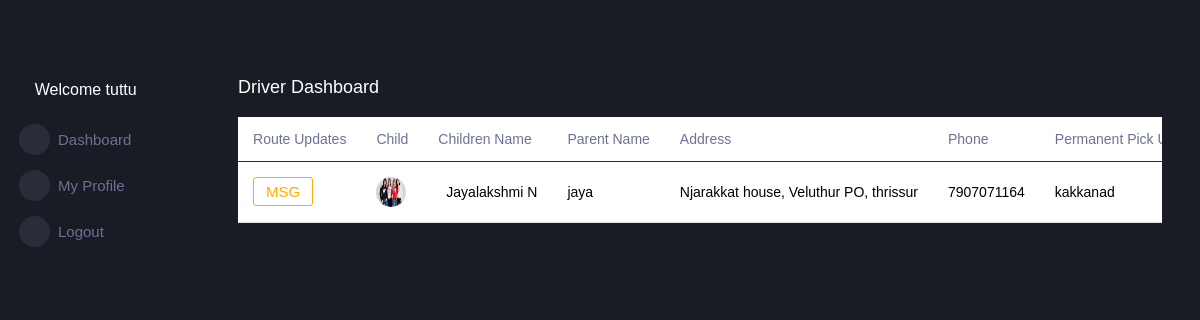
Before: /DriverApp/Assigned_Childrens/ (signed in) with the older database file.
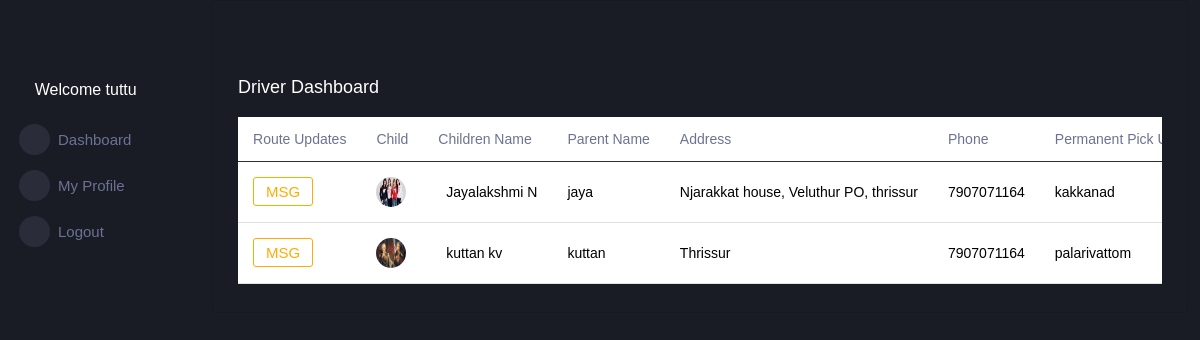
After: the same page with the newer database file.
### CareApp/models.py (models this page shows)
class RegistrationDB(models.Model):
    Id=models.AutoField(primary_key=True)
    Mail=models.EmailField(null=True,blank=True,max_length=30)
    First_Name=models.CharField(null=True,blank=True,max_length=30)
    Last_Name=models.CharField(null=True,blank=True,max_length=30)
    Username=models.CharField(null=True,blank=True,max_length=30,unique=True)
    Parents_Name=models.CharField(null=True,blank=True,max_length=30)
    Phone=models.CharField(null=True,blank=True,max_length=12)
    Address=models.CharField(null=True,blank=True,max_length=100)
    Location=models.CharField(null=True,blank=True,max_length=30)
    Password=models.CharField(null=True,blank=True,max_length=30)
    Pickup_Point=models.CharField(null=True,blank=True,max_length=30)
    Drop_Point=models.CharField(null=True,blank=True,max_length=30)
    Medical_History=models.CharField(null=True,blank=True,max_length=30)
    Alleries=models.CharField(null=True,blank=True,max_length=30)
    Special_Attention=models.CharField(null=True,blank=True,max_length=30)
    Emergency_Procedures=models.CharField(null=True,blank=True,max_length=30)
    Kid_Image=models.ImageField(upload_to="Children Photos",null=True,blank=True)
    driver = models.ForeignKey(Driverdb, on_delete=models.SET_NULL, null=True, blank=True, editable=False)
    Temp_Pickup_Point=models.CharField(null=True,blank=True,max_length=300)
    Temp_Drop_Point=models.CharField(null=True,blank=True,max_length=300)
    time_field = models.TimeField(null=True, blank=True)
    date_field=models.DateField(null=True,blank=True)
    def __str__(self):
        return self.Username

### DriverApp/views.py (the view)
# urls.py: path('Assigned_Childrens/',views.Assigned_Childrens,name="Assigned_Childrens"),
def Assigned_Childrens(request):
    driver = Driverdb.objects.get(Email=request.session['Email'])
    print(driver.Name)
    x= RegistrationDB.objects.filter(driver_id=driver)
    print(x)
    return render(request,'Assigned Children.html',{'x':x,'driver':driver})

### DriverApp/templates/Assigned Children.html (shortened to what this page needs)
{% extends 'Driver Dashboard.html' %}
{% block content %}
<div class="col-10 grid-margin">
  <div class="card">
    <div class="card-body">
      <h4 class="card-title mt-5">Driver Dashboard</h4>
      <div class="table-responsive">
        <table class="table">
          <thead>
            <tr>
              <th>Route Updates</th>
              <th>Child</th>
              <th>Children Name</th>
              <th>Parent Name</th>
              <th>Address</th>
              <th>Phone</th>
              <th>Permanent Pick Up</th>
            </tr>
          </thead>
          <tbody>
            {% for i in x %}
            <tr>
              <td>
                <button type="button" class="btn btn-outline-warning" data-bs-toggle="modal" data-bs-target="#exampleModal" onclick="populateModal('{{i.Temp_Pickup_Point}}', '{{i.Temp_Drop_Point}}', '{{i.time_field}}', '{{i.date_field}}')">
                  MSG
                </button>
              </td>
              <td> <img src="{{i.Kid_Image.url}}" alt="" width="70px" height="70px">
              </td>
              <td>
                <span class="pl-2">{{i.First_Name}} {{i.Last_Name}}</span>
              </td>
              <td> {{i.Parents_Name}} </td>
              <td> {{i.Address}} </td>
              <td>{{i.Phone}}</td>
              <td>{{i.Pickup_Point}}</td>
            </tr>
            {% endfor %}
          </tbody>
        </table>
      </div>
    </div>
  </div>
</div>
{% endblock %}

Changed rows visible on the page:
added RegistrationDB: Kid_Image (picture), First_Name "kuttan", Last_Name "kv", Parents_Name "kuttan", Address "Thrissur", Phone "7907071164", Pickup_Point "palarivattom"
